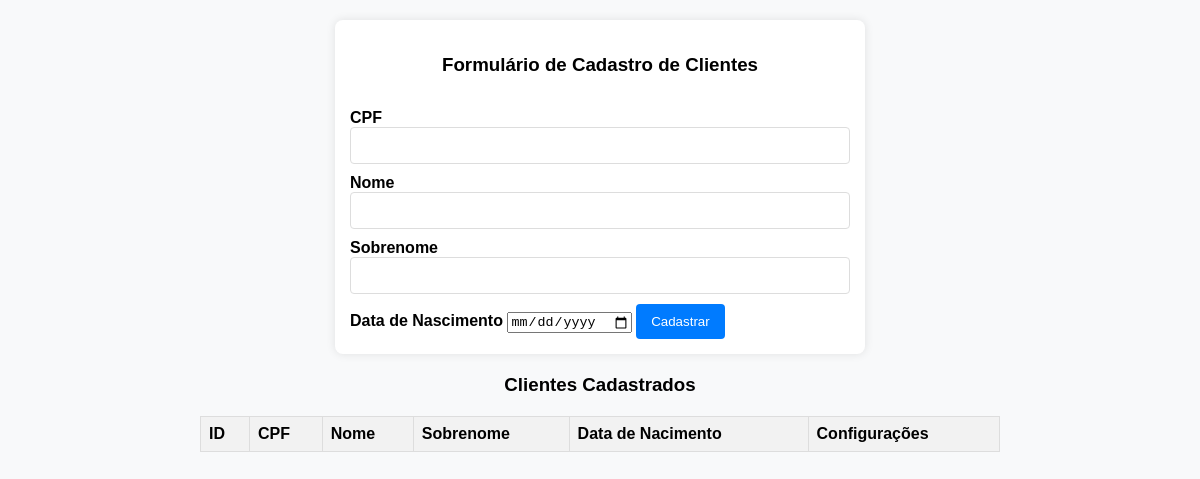
The page /core/clientes on the database as committed earlier.
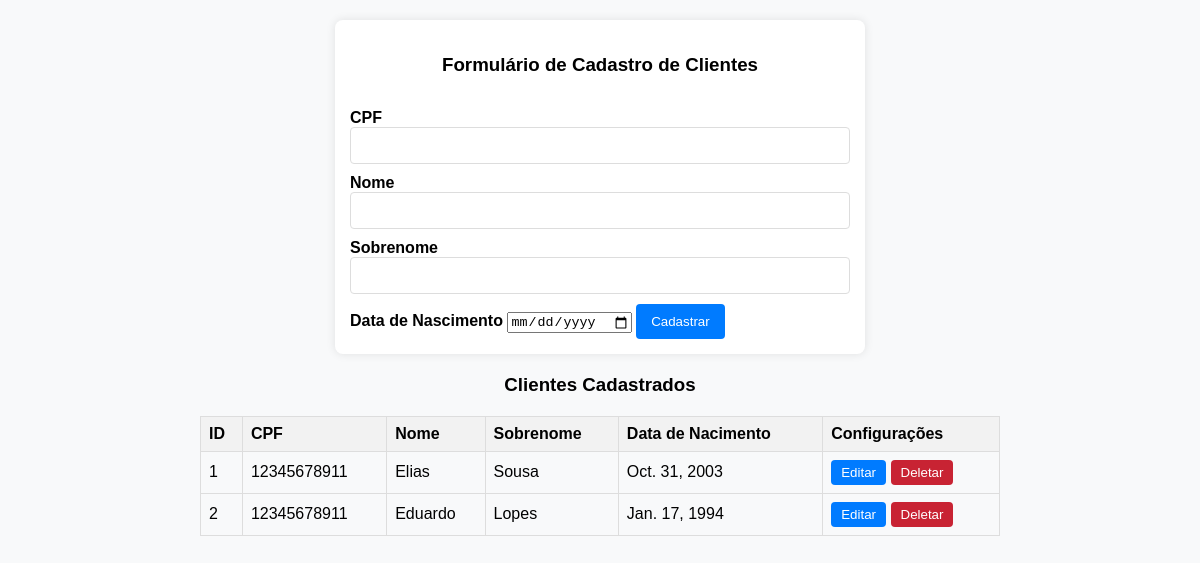
The same page on the database as committed later.
### core/models.py (models this page shows, shortened)
class Cliente(models.Model):
  cpf = models.CharField(max_length=11, null=False, default="")
  nome = models.CharField(max_length=50, null=False, default="")
  sobrenome = models.CharField(max_length=100, null=False, default="")
  nascimento = models.DateField()

### core/views.py (the view)
# urls.py: path('clientes', views.homeClientes, name="homeClientes"),
def homeClientes(request):
  clientes = Cliente.objects.all()
  return render (request, "clientes.html", {'clientes': clientes})

### core/static/templates/clientes.html (shortened to what this page needs)
<!DOCTYPE html>
<html lang="en">
<head>
  {% load static %}
  <link rel="stylesheet" href="{% static 'css/styles.css' %}">
</head>
<body>
  <div class="formulario">
    <form name="formulario-cadastro" action="" method="post">
      <h3>Formulário de Cadastro de Clientes</h3>
      <br>
      <label for="nome"><strong>CPF</strong></label>
      <input type="text" name="cpf" required>
      <label for="nome"><strong>Nome</strong></label>
      <input type="text" name="nome" required>
      <label for="nome"><strong>Sobrenome</strong></label>
      <input type="text" name="sobrenome" required>
      <label for="nome"><strong>Data de Nascimento</strong></label>
      <input type="date" name="nascimento" required>
      <button type="submit">Cadastrar</button>
    </form>
  </div>
  <div class="Tabela">
    <h3>Clientes Cadastrados</h3>
    <table>
      <thead>
        <tr>
          <th>ID</th>
          <th>CPF</th>
          <th>Nome</th>
          <th>Sobrenome</th>
          <th>Data de Nacimento</th>
          <th>Configurações</th>
        </tr>
      </thead>
      <tbody>
        {% for cliente in clientes %}
        <tr>
          <td>{{ cliente.id }}</td>
          <td>{{ cliente.cpf }}</td>
          <td>{{ cliente.nome }}</td>
          <td>{{ cliente.sobrenome }}</td>
          <td>{{ cliente.nascimento }}</td>
          <td><a href=""><button class="botoes" id="editar">Editar</button></a>
            <a href=""><button class="botoes" id="deletar">Deletar</button></a>
          </td>
        </tr>
        {% endfor %}
      </tbody>
    </table>
  </div>
</body>
</html>

### core/static/css/styles.css (style rules this page uses)
body { font-family: Arial, sans-serif; margin: 0; padding: 0; background-color: #f8f9fa; }
h3 { text-align: center; align-items: center; }
.formulario h3 { margin-bottom: 15px; }
.formulario input[type="text"] { width: calc(100% - 22px); padding: 10px; margin-bottom: 10px; border: 1px solid #ddd; border-radius: 4px; }
.formulario button { padding: 10px 15px; background-color: #007bff; color: white; border: none; border-radius: 4px; cursor: pointer; }
.Tabela { max-width: 800px; margin: 20px auto; }
.Tabela h3 { margin-bottom: 10px; }
table { border-collapse: collapse; width: 100%; text-align: left; margin: 20px 0; }
th, td { border: 1px solid #ddd; padding: 8px; }
thead tr { background-color: #f2f2f2; }
a { color: #007bff; text-decoration: none; }
.botoes { color: #fff; border: none; padding: 5px 10px; border-radius: 4px; cursor: pointer; }
#editar { background-color: #007bff; }
#deletar { background-color: #c82333; }
form { max-width: 500px; margin: 20px auto; padding: 15px; background-color: #fff; border-radius: 8px; box-shadow: 0 0 10px rgba(0, 0, 0, 0.1); }
form input[type="text"] { width: calc(100% - 22px); padding: 10px; margin-bottom: 10px; border: 1px solid #ddd; border-radius: 4px; }
form button { padding: 10px 15px; background-color: #007bff; color: white; border: none; border-radius: 4px; cursor: pointer; }

Rows that differ between the two databases and show on the page:
added Cliente: id "1", cpf "12345678911", nome "Elias", sobrenome "Sousa", nascimento "Oct. 31, 2003"
added Cliente: id "2", cpf "12345678911", nome "Eduardo", sobrenome "Lopes", nascimento "Jan. 17, 1994"
